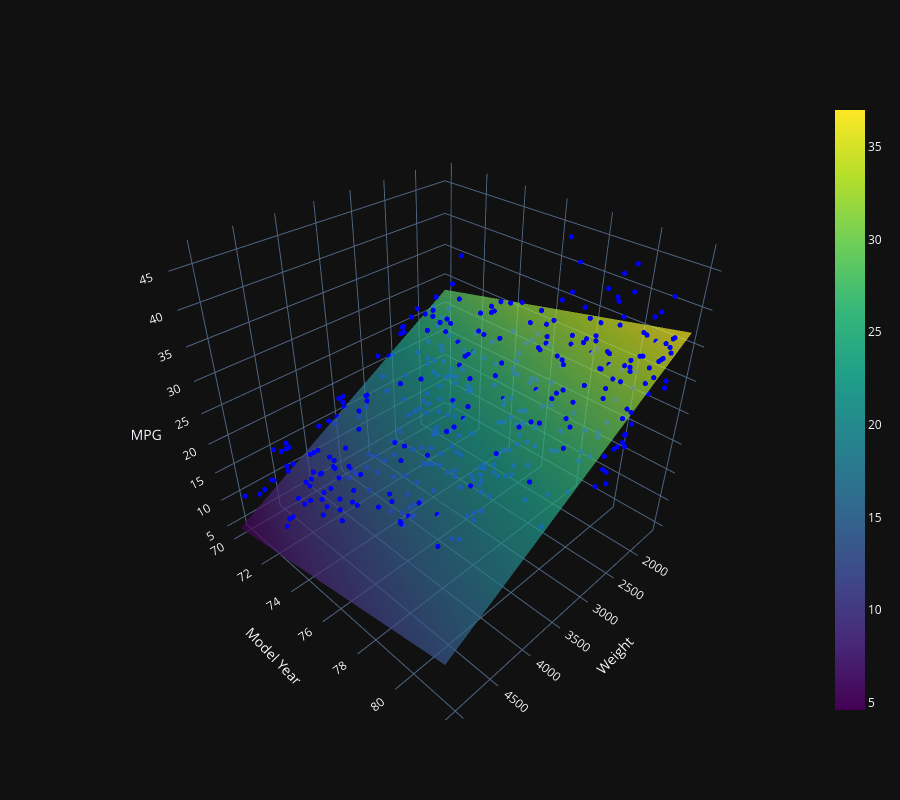

Notebook code for this chart:
### Code cell
from sklearn.linear_model import LinearRegression
import plotly.graph_objects as go

X_3d = df[['weight', 'model year']]
y_mpg = df['mpg']

model_3d = LinearRegression()
model_3d.fit(X_3d, y_mpg)

weight_range = np.linspace(df['weight'].min(), df['weight'].max(), 20)
model_year_range = np.linspace(df['model year'].min(), df['model year'].max(), 20)
weight_grid, model_year_grid = np.meshgrid(weight_range, model_year_range)

X_grid = np.c_[weight_grid.ravel(), model_year_grid.ravel()]
y_pred_grid = model_3d.predict(X_grid).reshape(weight_grid.shape)

fig = go.Figure()

fig.add_trace(go.Scatter3d(
    x=df['weight'],
    y=df['model year'],
    z=df['mpg'],
    mode='markers',
    marker=dict(size=3, color='blue'),
    name='Data'
))

fig.add_trace(go.Surface(
    x=weight_grid,
    y=model_year_grid,
    z=y_pred_grid,
    colorscale='Viridis',
    opacity=0.7,
    name='Regression Plane'
))

fig.update_layout(
    scene=dict(
        xaxis_title='Weight',
        yaxis_title='Model Year',
        zaxis_title='MPG'
    ),
    height=800,
)

fig.show()

### Figure 1 — Plotly figure (JSON) as saved in the notebook; plotly's stock layout.template omitted (floating-point values rounded to 4 significant figures; data arrays with more than 128 entries replaced by an {"elided": "..."} marker saying what was removed)
{"data": [{"marker": {"color": "blue", "size": 3}, "mode": "markers", "name": "Data", "x": {"elided": "398 float values"}, "y": {"elided": "398 float values"}, "z": {"elided": "398 float values"}, "type": "scatter3d"}, {"colorscale": [[0.0, "#440154"], [0.1111, "#482878"], [0.2222, "#3e4989"], [0.3333, "#31688e"], [0.4444, "#26828e"], [0.5556, "#1f9e89"], [0.6667, "#35b779"], [0.7778, "#6ece58"], [0.8889, "#b5de2b"], [1.0, "#fde725"]], "name": "Regression Plane", "opacity": 0.7, "x": {"elided": "20x20 float values"}, "y": {"elided": "20x20 float values"}, "z": {"elided": "20x20 float values"}, "type": "surface"}], "layout": {"scene": {"xaxis": {"title": {"text": "Weight"}}, "yaxis": {"title": {"text": "Model Year"}}, "zaxis": {"title": {"text": "MPG"}}}, "height": 800}}
